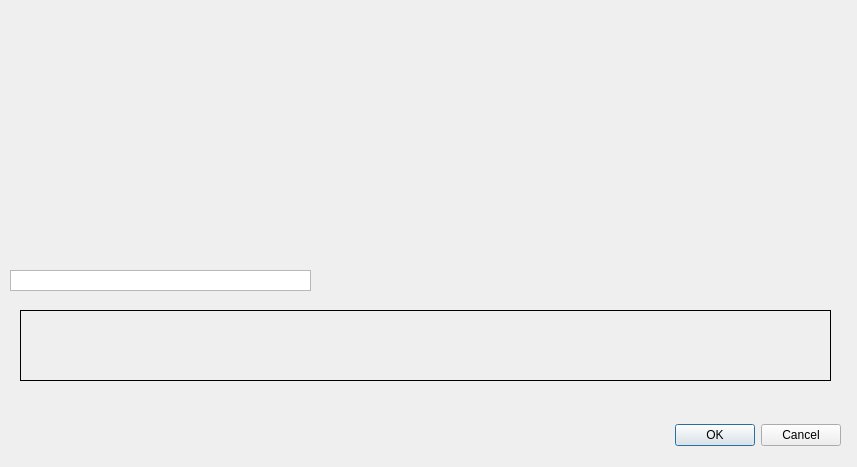
<?xml version="1.0" encoding="UTF-8"?>
<ui version="4.0">
 <class>configure</class>
 <widget class="QDialog" name="configure">
  <property name="geometry">
   <rect>
    <x>0</x>
    <y>0</y>
    <width>857</width>
    <height>467</height>
   </rect>
  </property>
  <property name="windowTitle">
   <string>Dialog</string>
  </property>
  <widget class="QDialogButtonBox" name="buttonBox">
   <property name="geometry">
    <rect>
     <x>650</x>
     <y>420</y>
     <width>191</width>
     <height>31</height>
    </rect>
   </property>
   <property name="orientation">
    <enum>Qt::Horizontal</enum>
   </property>
   <property name="standardButtons">
    <set>QDialogButtonBox::Cancel|QDialogButtonBox::Ok</set>
   </property>
  </widget>
  <widget class="QListWidget" name="listWidget">
   <property name="geometry">
    <rect>
     <x>10</x>
     <y>270</y>
     <width>301</width>
     <height>21</height>
    </rect>
   </property>
   <property name="iconSize">
    <size>
     <width>667</width>
     <height>52</height>
    </size>
   </property>
   <property name="spacing">
    <number>0</number>
   </property>
   <property name="viewMode">
    <enum>QListView::IconMode</enum>
   </property>
  </widget>
  <widget class="QStackedWidget" name="stackedWidget">
   <property name="geometry">
    <rect>
     <x>20</x>
     <y>310</y>
     <width>811</width>
     <height>71</height>
    </rect>
   </property>
   <property name="frameShape">
    <enum>QFrame::Box</enum>
   </property>
   <widget class="QWidget" name="page">
    <zorder>listWidget</zorder>
   </widget>
   <widget class="QWidget" name="page_2"/>
  </widget>
 </widget>
 <resources/>
 <connections>
  <connection>
   <sender>buttonBox</sender>
   <signal>accepted()</signal>
   <receiver>configure</receiver>
   <slot>accept()</slot>
   <hints>
    <hint type="sourcelabel">
     <x>248</x>
     <y>254</y>
    </hint>
    <hint type="destinationlabel">
     <x>157</x>
     <y>274</y>
    </hint>
   </hints>
  </connection>
  <connection>
   <sender>buttonBox</sender>
   <signal>rejected()</signal>
   <receiver>configure</receiver>
   <slot>reject()</slot>
   <hints>
    <hint type="sourcelabel">
     <x>316</x>
     <y>260</y>
    </hint>
    <hint type="destinationlabel">
     <x>286</x>
     <y>274</y>
    </hint>
   </hints>
  </connection>
 </connections>
</ui>
